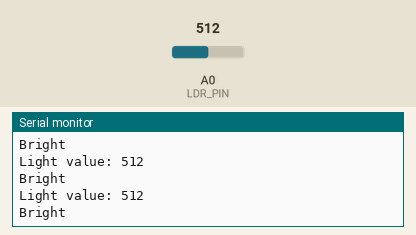
Recording of a sketch running on a simulated Arduino Uno, built with avr-gcc and run on an emulated ATmega328P. Shown: the last lines printed to the serial monitor. The test bench sets the inputs (shaded band); at power-on: A0 (LDR_PIN) = 512.

Above: at 1.3 s.
1.4 s: A0 (LDR_PIN) set to 686
At 2.1 s:
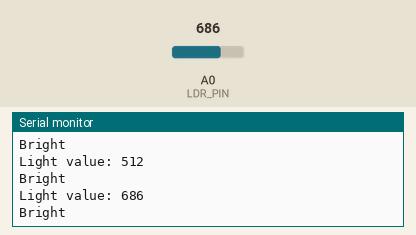
4.6 s: A0 (LDR_PIN) set to 719
At 5.6 s:
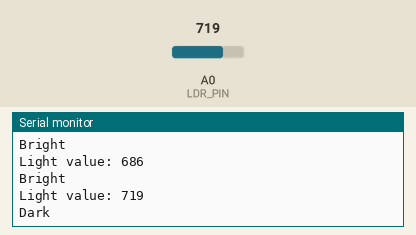
Timing chart, 0 to 7.6 s (numbered marks = the images above; inputs shaded):
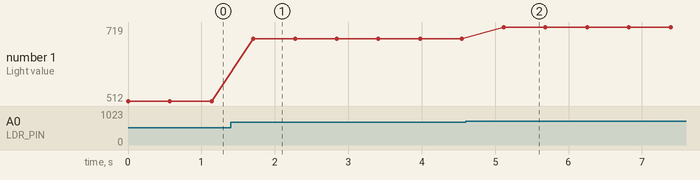

Measured:
- the behaviour switches between 700 and 701 on A0 (LDR_PIN) (found by bisection; images 1 and 2)
- after the input at 1.4 s, the serial monitor: prints a new line after 0.31 s (image 1)
- after the input at 4.6 s, the serial monitor: prints a new line after 0.52 s (image 2)
- plotted number 1: 512 → 686 after the input at 1.4 s, 686 → 719 after the input at 4.6 s

The sketch:

anhsang.ino
```cpp
#include <IRremote.hpp>

const int IR_SEND_PIN      = 3;
const int FEEDBACK_LED_PIN = 13;
const int LDR_PIN          = A0;
const int MY_ADDRESS       = 0x03;
const int CMD_1           = 0x01;
const int CMD_2           = 0x02;

void setup() {
    Serial.begin(9600);
    IrSender.begin(IR_SEND_PIN, FEEDBACK_LED_PIN);
}

void loop() {
    int lightValue = analogRead(LDR_PIN);
    Serial.print("Light value: ");
    Serial.println(lightValue);

    if (lightValue > 700) {  // Tối → gửi tín hiệu
        IrSender.sendRC5(MY_ADDRESS, CMD_1, 0, true);
        Serial.println("Dark");
    } else {
        IrSender.sendRC5(MY_ADDRESS, CMD_2, 0, true);
        Serial.println("Bright");
    }

    delay(500);
}
```
